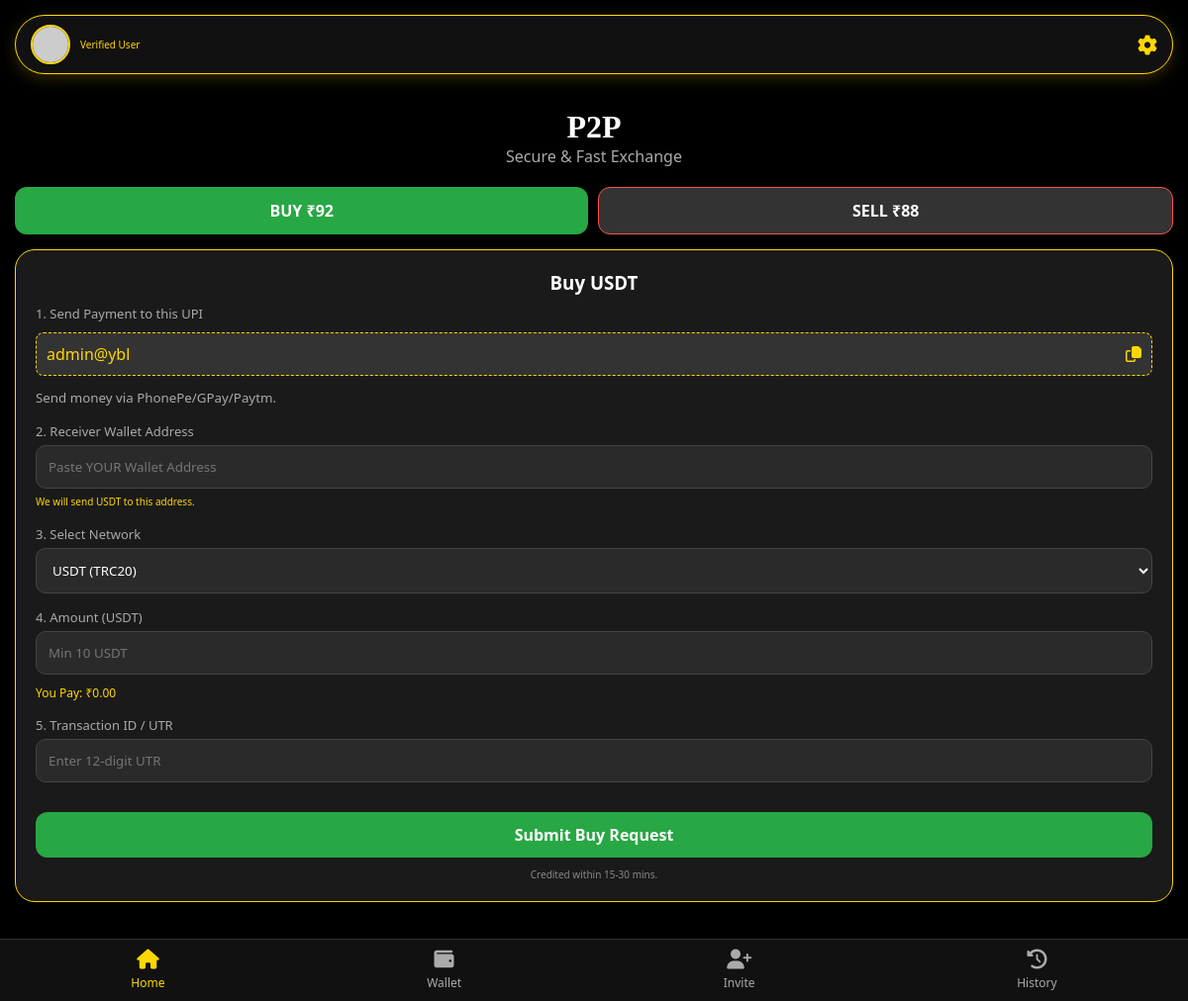
Before: / with the older database file.
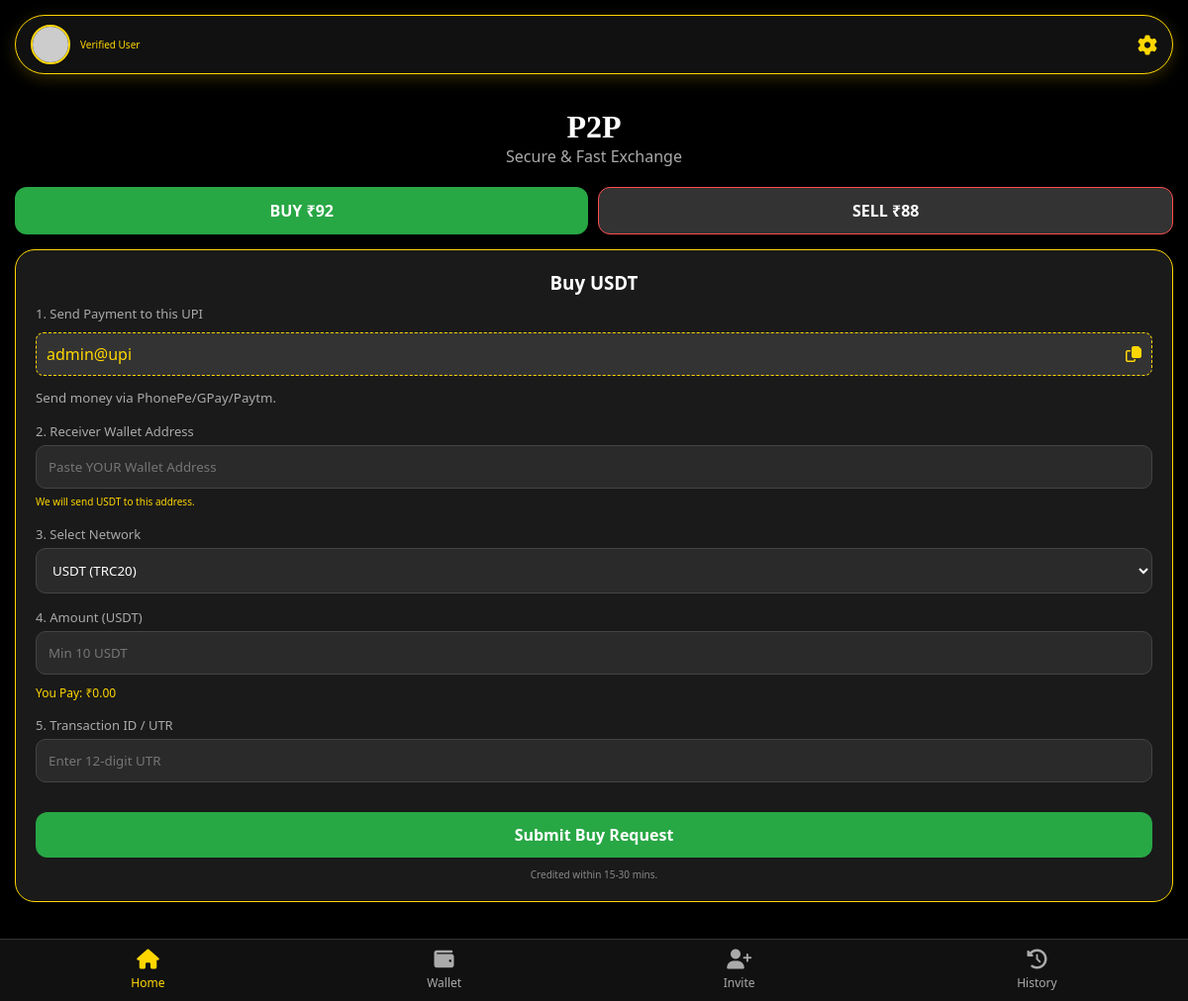
After: the same page with the newer database file.
### tables this page shows
CREATE TABLE `settings` (
  `id` int(11) NOT NULL AUTO_INCREMENT,
  `p2p_buy_rate_margin` decimal(10,2) DEFAULT 2.00,
  `p2p_sell_rate_margin` decimal(10,2) DEFAULT 2.00,
  `referral_bonus_amount` decimal(10,2) DEFAULT 0.50,
  `referral_min_trade` decimal(10,2) DEFAULT 50.00,
  `min_deposit_limit` decimal(10,2) DEFAULT 1.00,
  `min_withdraw_limit` decimal(10,2) DEFAULT 10.00,
  `min_swap_limit` decimal(10,2) DEFAULT 5.00,
  `bot_url` varchar(255) DEFAULT 'https://t.me/YourBotName_bot',
  `support_url` varchar(255) DEFAULT 'https://t.me/YourSupport',
  `admin_upi` varchar(100) DEFAULT 'admin@upi',
  `admin_wallets_json` text DEFAULT NULL,
  PRIMARY KEY (`id`)
);

### includes/functions.php (called while the page is built, shortened)
<?php
function getSettings($pdo) {
    $stmt = $pdo->query("SELECT * FROM settings WHERE id = 1");
    return $stmt->fetch(PDO::FETCH_ASSOC);
}
?>

### index.php (the view, shortened to what this page needs)
<?php
require_once 'includes/functions.php';
$settings = getSettings($pdo);
$min_limit = isset($settings['min_withdraw_limit']) ? floatval($settings['min_withdraw_limit']) : 10.00;
?>
<!DOCTYPE html>
<html lang="en">
<head>
    <link rel="stylesheet" href="assets/css/style.css">
    <link rel="stylesheet" href="https://cdnjs.cloudflare.com/ajax/libs/font-awesome/6.4.0/css/all.min.css">
</head>
<body>
    <div class="sticky-header">
        <div class="profile-section">
            <img src="assets/images/user.png" onerror="this.src='https://via.placeholder.com/40'" class="profile-pic" id="userDataImg">
            <div>
                <div style="font-size: 10px; color: gold;">Verified User</div>
            </div>
        </div>
        <button class="settings-btn" onclick="openSettings()"><i class="fa-solid fa-gear"></i></button>
    </div>
    <div class="container" style="margin-top: 20px;">
        <div class="text-center" style="margin-bottom: 20px;">
            <h1 style="font-family: 'Comic Sans MS', cursive; font-size: 32px;">P2P</h1>
            <p style="color: #aaa;">Secure & Fast Exchange</p>
        </div>
        <div class="btn-group">
            <button class="btn" id="btnBuy" onclick="switchTab('buy')" style="background: #28a745; color: white;">
                BUY ₹<?php echo $settings['p2p_buy_rate_margin'] + 90; ?>
            </button>
            <button class="btn" id="btnSell" onclick="switchTab('sell')" style="background: #333; color: white; border: 1px solid #ff4d4d;">
                SELL ₹<?php echo 90 - $settings['p2p_sell_rate_margin']; ?>
            </button>
        </div>
        <div id="buySection" class="card card-gold-border mt-3">
            <h3 class="text-center mb-2">Buy USDT</h3>
            <form id="buyForm" onsubmit="submitOrder(event, 'buy')">
                <div class="form-group">
                    <label>1. Send Payment to this UPI</label>
                    <div class="invite-link-box" style="display: flex; justify-content: space-between; align-items: center;">
                        <span id="adminUpi"><?php echo $settings['admin_upi']; ?></span>
                        <i class="fa-regular fa-copy" onclick="copyText('adminUpi')" style="cursor: pointer;"></i>
                    </div>
                    <small style="color: #aaa;">Send money via PhonePe/GPay/Paytm.</small>
                </div>
                <div class="form-group">
                    <label>2. Receiver Wallet Address</label>
                    <input type="text" name="receiver_wallet" placeholder="Paste YOUR Wallet Address" required>
                    <small style="color: gold; font-size: 10px;">We will send USDT to this address.</small>
                </div>
                <div class="form-group">
                    <label>3. Select Network</label>
                    <select name="network" required>
                        <option value="TRC20">USDT (TRC20)</option>
                    </select>
                </div>
                <div class="form-group">
                    <label>4. Amount (USDT)</label>
                    <input type="number" id="buyAmount" name="amount" placeholder="Min <?php echo $min_limit; ?> USDT" step="0.01" required oninput="calcInr('buy')">
                    <div class="mt-2" style="font-size: 12px; color: gold;">
                        You Pay: ₹<span id="payInr">0.00</span>
                    </div>
                </div>
                <div class="form-group">
                    <label>5. Transaction ID / UTR</label>
                    <input type="text" name="tx_hash" placeholder="Enter 12-digit UTR" required>
                </div>
                <button type="submit" class="btn btn-success mt-3">Submit Buy Request</button>
                <p class="text-center mt-2" style="font-size: 10px; color: #888;">Credited within 15-30 mins.</p>
            </form>
        </div>
    </div>
    <div class="bottom-nav">
        <a href="index.php" class="nav-item active">
            <i class="fa-solid fa-house"></i>
            <span>Home</span>
        </a>
        <a href="wallet.php" class="nav-item">
            <i class="fa-solid fa-wallet"></i>
            <span>Wallet</span>
        </a>
        <a href="invite.php" class="nav-item">
            <i class="fa-solid fa-user-plus"></i>
            <span>Invite</span>
        </a>
        <a href="history.php" class="nav-item">
            <i class="fa-solid fa-clock-rotate-left"></i>
            <span>History</span>
        </a>
    </div>
</body>
</html>

Changed rows visible on the page:
changed settings "Min 10 USDT": admin_upi "admin@ybl" → "admin@upi"
